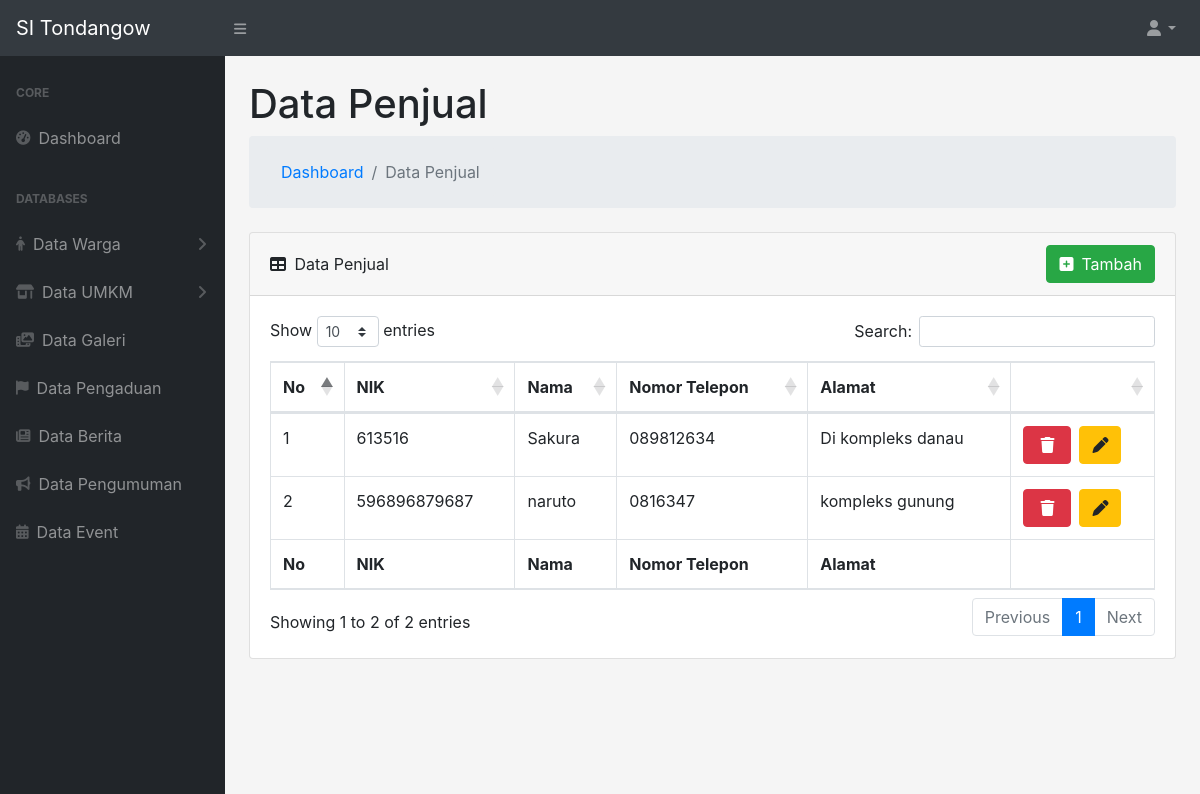
Page /controllers/dataPenjual.php on the committed database.
### tables this page shows
CREATE TABLE `penjual` (
  `id_penjual` int(11) NOT NULL,
  `nama_penjual` int(20) NOT NULL,
  `no_telepon` varchar(255) NOT NULL,
  `alamat_toko` varchar(255) NOT NULL
);

CREATE TABLE `penduduk` (
  `id` int(11) NOT NULL,
  `no_kk` int(255) NOT NULL,
  `nik` varchar(255) NOT NULL,
  `nama` varchar(255) NOT NULL,
  `tanggal_lahir` date NOT NULL,
  `jenis_kelamin` varchar(255) NOT NULL,
  `agama` varchar(255) NOT NULL,
  `pekerjaan` varchar(255) NOT NULL,
  `alamat_lengkap` varchar(255) NOT NULL
);

### functions/general.php (called while the page is built, shortened)
<?php
require_once 'dbconnect.php';
function query($query)
{
    global $dbconnect;
    $result = mysqli_query($dbconnect, $query);
    $rows = [];
    while ($row = mysqli_fetch_assoc($result)) {
        $rows[] = $row;
    }
    return $rows;
}
?>

### controllers/dataPenjual.php (the view, shortened to what this page needs)
<?php
include '../templates/header.php';
$pageName = 'Data Penjual';
$queryPenjual=query('SELECT * FROM penjual INNER JOIN penduduk ON penjual.nama_penjual=penduduk.id')
?>
<div id="layoutSidenav_content">
    <main>
        <div class="container-fluid">
            <h1 class="mt-4"><?= $pageName ?></h1>
            <ol class="breadcrumb mb-4">
                <ol class="breadcrumb mb-0">
                    <li class="breadcrumb-item"><a href="../index.php">Dashboard</a></li>
                    <li class="breadcrumb-item active"><?= $pageName ?></li>
                </ol>
            </ol>
            <div class="card mb-4">
                <div class="card-header">
                    <div>
                        <i class="fas fa-table mr-1 position-relative"></i>
                        Data Penjual
                    </div>
                    <a href="../models/tambahPenjual.php">
                        <button type="button" class="btn btn-success">
                            <div class="sb-nav-link-icon"><i class="fa-solid fa-square-plus mr-2"></i>Tambah</div>
                        </button>
                    </a>
                </div>
                <div class="card-body">
                    <div class="table-responsive">
                        <table class="table table-bordered" id="dataTable" width="100%" cellspacing="0">
                            <thead>
                                <tr>
                                    <th>No</th>
                                    <th>NIK</th>
                                    <th>Nama</th>
                                    <th>Nomor Telepon</th>
                                    <th>Alamat</th>
                                    <th></th>
                                </tr>
                            </thead>
                            <tfoot>
                                <tr>
                                    <th>No</th>
                                    <th>NIK</th>
                                    <th>Nama</th>
                                    <th>Nomor Telepon</th>
                                    <th>Alamat</th>
                                    <th></th>
                                </tr>
                            </tfoot>
                            <tbody>
                                <?php $i = 1 ?>
                                <?php foreach ($queryPenjual as $rows) { ?>
                                    <tr>
                                        <td><?= $i ?></td>
                                        <td><?php echo $rows["nik"] ?></td>
                                        <td><?php echo $rows["nama"] ?></td>
                                        <td><?php echo $rows["no_telepon"] ?></td>
                                        <td><?php echo $rows["alamat_toko"] ?></td>
                                        <td class="flex-row pr-2" style="display: flex;">
                                            <a href="../models/hapusPenjual.php?id=<?= $rows['id_penjual']; ?>">
                                                <button type="button" class="btn btn-danger">
                                                    <div class="sb-nav-link-icon mr-1 ml-1 mb-0 mt-0"><i class="fa-solid fa-trash"></i></div>
                                                </button>
                                            </a>
                                            <a href="../models/ubahPenjual.php?id=<?= $rows['id_penjual'] ?>">
                                                <button type="button" class="btn btn-warning ml-2">
                                                    <div class="sb-nav-link-icon mr-0 ml-0 mb-0 mt-0"><i class="fa-solid fa-pen"></i></div>
                                                </button>
                                            </a>
                                        </td>
                                    </tr>
                                    <?php $i++ ?>
                                <?php } ?>
                            </tbody>
                        </table>
                    </div>
                </div>
            </div>
        </div>
    </main>
</div>
</div>
<?php include '../templates/footer.php' ?>;

### templates/header.php (shortened to what this page needs)
<!DOCTYPE html>
<html lang="en">
<head>
    <link href="/adminSidesa/styles/styles.css" rel="stylesheet" />
    <link href="https://cdn.datatables.net/1.10.20/css/dataTables.bootstrap4.min.css" rel="stylesheet" type="text/css" />
    <link rel="stylesheet" href="https://cdnjs.cloudflare.com/ajax/libs/selectize.js/0.12.6/css/selectize.bootstrap3.min.css" />
</head>
<body class="sb-nav-fixed" style="background-color: rgb(245, 245, 245);">
    <nav class="sb-topnav navbar navbar-expand navbar-dark bg-dark">
        <a class="navbar-brand">SI Tondangow</a>
        <button class="btn btn-link btn-sm order-1 order-lg-0" id="sidebarToggle" href="#"><i class="fas fa-bars"></i></button>
        <ul class="navbar-nav ml-auto ml-md-0">
            <li class="nav-item dropdown">
                <a class="nav-link dropdown-toggle" id="userDropdown" href="#" role="button" data-toggle="dropdown" aria-haspopup="true" aria-expanded="false"><i class="fas fa-user fa-fw"></i></a>
            </li>
        </ul>
    </nav>
    <div id="layoutSidenav">
        <div id="layoutSidenav_nav">
            <nav class="sb-sidenav accordion sb-sidenav-dark " id="sidenavAccordion">
                <div class="sb-sidenav-menu">
                    <div class="nav">
                        <div class="sb-sidenav-menu-heading">Core</div>
                        <a class="nav-link" href="/adminSidesa/index.php">
                            <div class="sb-nav-link-icon"><i class="fa-solid fa-gauge-high"></i></div>
                            Dashboard
                        </a>
                        <div class="sb-sidenav-menu-heading">Databases</div>
                        <a class="nav-link collapsed" href="#" data-toggle="collapse" data-target="#collapsePages" aria-expanded="false" aria-controls="collapsePages">
                            <div class="sb-nav-link-icon"><i class="fa-solid fa-person"></i></div>
                            Data Warga
                            <div class="sb-sidenav-collapse-arrow"><i class="fas fa-angle-down"></i></div>
                        </a>
                        <a class="nav-link collapsed" href="#" data-toggle="collapse" data-target="#collapseLayouts" aria-expanded="false" aria-controls="collapseLayouts">
                            <div class="sb-nav-link-icon"><i class="fa-solid fa-shop"></i></div>
                            Data UMKM
                            <div class="sb-sidenav-collapse-arrow"><i class="fas fa-angle-down"></i></div>
                        </a>
                        <a class="nav-link" href="/adminSidesa/controllers/dataGaleri.php">
                            <div class="sb-nav-link-icon"><i class="fa-solid fa-photo-film"></i></div>
                            Data Galeri
                        </a>
                        <a class="nav-link" href="/adminSidesa/controllers/dataPengaduan.php">
                            <div class="sb-nav-link-icon"><i class="fa-solid fa-flag"></i></div>
                            Data Pengaduan
                        </a>
                        <a class="nav-link" href="/adminSidesa/controllers/dataBerita.php">
                            <div class="sb-nav-link-icon"><i class="fa-solid fa-newspaper"></i></div>
                            Data Berita
                        </a>
                        <a class="nav-link" href="/adminSidesa/controllers/dataPengumuman.php">
                            <div class="sb-nav-link-icon"><i class="fa-solid fa-bullhorn"></i></div>
                            Data Pengumuman
                        </a>
                        <a class="nav-link" href="/adminSidesa/controllers/dataEvent.php">
                            <div class="sb-nav-link-icon"><i class="fa-solid fa-calendar-days"></i></div>
                            Data Event
                        </a>
                    </div>
                </div>
            </nav>
        </div>

### templates/footer.php (shortened to what this page needs)
</body>
</html>

### rows in the picture
penjual: nama_penjual.nik "613516", nama_penjual.nama "Sakura", no_telepon "089812634", alamat_toko "Di kompleks danau"
penjual: nama_penjual.nik "596896879687", nama_penjual.nama "naruto", no_telepon "0816347", alamat_toko "kompleks gunung"

### other values in the picture
$pageName "Data Penjual"
